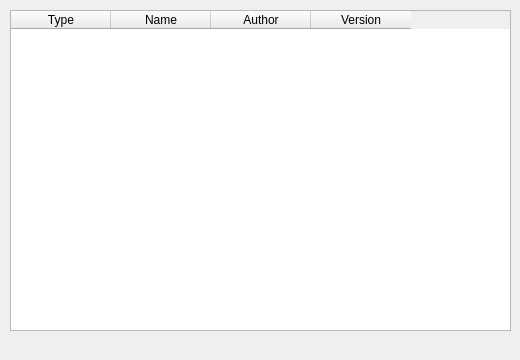
<?xml version="1.0" encoding="UTF-8"?>
<ui version="4.0">
 <class>PluginsWindow</class>
 <widget class="QMainWindow" name="PluginsWindow">
  <property name="geometry">
   <rect>
    <x>0</x>
    <y>0</y>
    <width>520</width>
    <height>360</height>
   </rect>
  </property>
  <property name="sizePolicy">
   <sizepolicy hsizetype="Fixed" vsizetype="Fixed">
    <horstretch>0</horstretch>
    <verstretch>0</verstretch>
   </sizepolicy>
  </property>
  <property name="minimumSize">
   <size>
    <width>520</width>
    <height>360</height>
   </size>
  </property>
  <property name="maximumSize">
   <size>
    <width>520</width>
    <height>360</height>
   </size>
  </property>
  <property name="windowTitle">
   <string>Plugins</string>
  </property>
  <widget class="QWidget" name="centralwidget">
   <widget class="QTableWidget" name="pluginsTable">
    <property name="geometry">
     <rect>
      <x>10</x>
      <y>10</y>
      <width>501</width>
      <height>321</height>
     </rect>
    </property>
    <property name="sizePolicy">
     <sizepolicy hsizetype="Fixed" vsizetype="Fixed">
      <horstretch>0</horstretch>
      <verstretch>0</verstretch>
     </sizepolicy>
    </property>
    <property name="verticalScrollMode">
     <enum>QAbstractItemView::ScrollPerPixel</enum>
    </property>
    <property name="horizontalScrollMode">
     <enum>QAbstractItemView::ScrollPerPixel</enum>
    </property>
    <column>
     <property name="text">
      <string>Type</string>
     </property>
    </column>
    <column>
     <property name="text">
      <string>Name</string>
     </property>
    </column>
    <column>
     <property name="text">
      <string>Author</string>
     </property>
    </column>
    <column>
     <property name="text">
      <string>Version</string>
     </property>
    </column>
   </widget>
  </widget>
  <widget class="QStatusBar" name="statusbar">
   <property name="enabled">
    <bool>true</bool>
   </property>
   <property name="sizeGripEnabled">
    <bool>false</bool>
   </property>
  </widget>
 </widget>
 <resources/>
 <connections/>
</ui>
